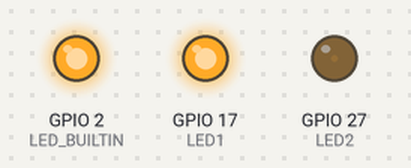
The sketch below on a simulated ESP32. Parts: output pins drawn as LEDs (lit = HIGH).

Above: at 0.05 s.
At 0.95 s:
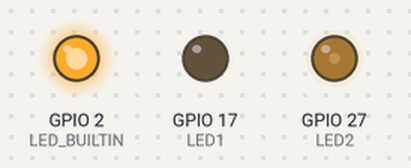
At 1.95 s:
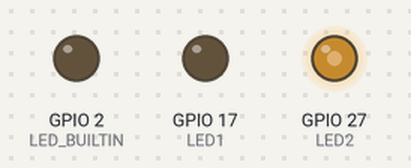
At 3.85 s:
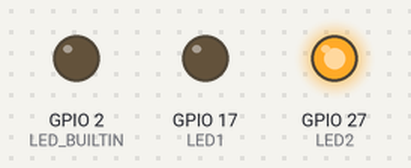
At 5.45 s:
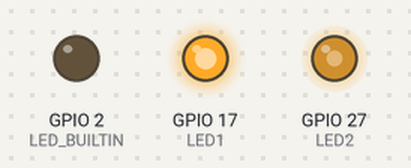
At 7.65 s:
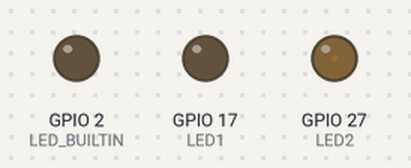
Timing chart, 0 to 10.0 s (numbered marks = the images above):
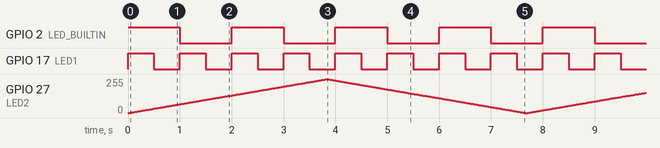

Measured:
- by itself, GPIO 2 (LED_BUILTIN): alternates HIGH for 1.0 s and LOW for 1.0 s
- by itself, GPIO 17 (LED1): alternates HIGH for 0.50 s and LOW for 0.50 s

The sketch:

modificado_aula_2.ino
```cpp
#define LED_BUILTIN 2
#define LED1 17
const int LED2 = 27;
int PinState = 0;
bool change = 0;
// Setting PWM properties
const int freq = 5000;
const int ledChannel = 0;
const int resolution = 8;


// the setup function runs once when you power the board
void setup() {
  // initialize digital pin LED_BUILTIN as an output.
  pinMode(LED_BUILTIN, OUTPUT);
  pinMode(LED1,OUTPUT);
  // configure LED PWM functionalitites
  ledcSetup(ledChannel, freq, resolution);
  // attach the channel to the GPIOs to be controlled
  ledcAttachPin(LED2, ledChannel);
  Serial.begin (115200);

  xTaskCreatePinnedToCore (
    loop1,     // Function to implement the task
    "loop1",   // Name of the task
    1000,      // Stack size in words
    NULL,      // Task input parameter
    0,         // Priority of the task
    NULL,      // Task handle.
    0          // Core where the task should run (0 or 1)
  );

  xTaskCreatePinnedToCore (
    loop2,     // Function to implement the task
    "loop2",   // Name of the task
    1000,      // Stack size in words
    NULL,      // Task input parameter
    0,         // Priority of the task
    NULL,      // Task handle.
    0          // Core where the task should run (0 or 1)
  );

  xTaskCreatePinnedToCore (
    loop3,     // Function to implement the task
    "loop3",   // Name of the task
    1000,      // Stack size in words
    NULL,      // Task input parameter
    0,         // Priority of the task
    NULL,      // Task handle.
    1          // Core where the task should run (0 or 1)
  );

  xTaskCreatePinnedToCore (
    loop4,     // Function to implement the task
    "loop4",   // Name of the task
    1000,      // Stack size in words
    NULL,      // Task input parameter
    0,         // Priority of the task
    NULL,      // Task handle.
    0          // Core where the task should run (0 or 1)
  );


}

// the loop function runs over and over again forever
void loop() {
}

// the loop2 function also runs forever but as a parallel task
void loop1 (void* pvParameters) {
  while (1) {
  //Serial.print ("loop1(): 'Led da placa piscando' running in core ");
  //Serial.println (xPortGetCoreID());
  digitalWrite (LED_BUILTIN, HIGH);  // turn the LED_BUILTIN on
   vTaskDelay(1000);  // wait for a second
  digitalWrite (LED_BUILTIN, LOW); // turn the LED_BUILTIN off
   vTaskDelay(1000);  // wait for a second
  }
}

void loop2 (void* pvParameters) {
  while (1) {
  //Serial.print ("loop1(): 'Leitura da porta IO do LED1' running in core ");
  //Serial.println (xPortGetCoreID());
  PinState = digitalRead(LED1);
  if ( change != PinState){
    change = PinState;
    Serial.print("Valor lido = "); Serial.println(PinState);
  }
   vTaskDelay(1000);
  }
}

void loop3 (void* pvParameters) {
  while (1) {
    //Serial.print ("--> loop3() running in core ");
    //Serial.println (xPortGetCoreID());
    digitalWrite(LED1,HIGH); // turn the LED on
     vTaskDelay(500);
    digitalWrite(LED1,LOW);  // turn the LED off
     vTaskDelay(500);
  }
}

void loop4 (void* pvParameters) {
  while (1) {
 // increase the LED brightness
  for(int dutyCycle = 0; dutyCycle <= 255; dutyCycle++)
  {
    // changing the LED brightness with PWM
    ledcWrite(ledChannel, dutyCycle);
     vTaskDelay(15);
  }

  // decrease the LED brightness
  for(int dutyCycle = 255; dutyCycle >= 0; dutyCycle--)
  {
    // changing the LED brightness with PWM
    ledcWrite(ledChannel, dutyCycle);
     vTaskDelay(15);
  }
  }
}
```
